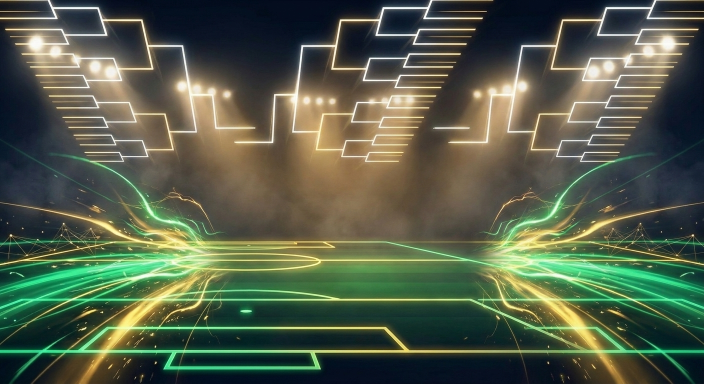
#> input picture assets/brand/video-title.jpg, 1408 x 768 px (shown at 1/2 size)
$ python build_video_assets.py
#> lines starting #> are read from the running program, lines starting #| are printed output that depends on the picture
#!/usr/bin/env python3
"""Mundial — final video asset generator.

Rebuilds every finished 1920x1080 card, transparent overlay, lower-third,
thumbnail, QR code, contact sheet, and the MANIFEST from the raw brand
artwork in assets/brand/. Run from the repo root:

    python3 script/build_video_assets.py

Facts baked into cards were live-verified on 2026-07-12:
  hook        0x51f3d18a574c1DeEC5c04d395573cda9248Dd0C4 (checksummed, code on-chain)
  repo        github.com/Tonyflam/2_okx (public)
  tests       77 passing (forge test), incl. fuzz
  status      DEPLOYED on X Layer (chain 196); source verification PENDING;
              liquidity NOT yet seeded — cards must not overstate either.
"""

import hashlib
import os

import qrcode
from PIL import Image, ImageDraw, ImageFilter, ImageFont

ROOT = os.path.dirname(os.path.dirname(os.path.abspath(__file__)))
BRAND = os.path.join(ROOT, "assets", "brand")
OUT = os.path.join(ROOT, "assets", "video", "ready")
FONT_PATH = os.path.join(ROOT, "assets", "fonts", "SpaceGrotesk-Variable.ttf")

W, H = 1920, 1080
MARGIN = 140  # >=120 px safe margin everywhere
CAPTION_ZONE = 200  # keep critical content above the bottom caption band

NIGHT = (10, 18, 32)
GREEN = (0, 230, 118)
GOLD = (255, 197, 51)
WHITE = (244, 247, 251)
DIM = (154, 168, 190)

HOOK = "0x51f3d18a574c1DeEC5c04d395573cda9248Dd0C4"
REPO = "github.com/Tonyflam/2_okx"
EXPLORER_URL = "https://www.oklink.com/x-layer/address/0x51f3d18a574c1DeEC5c04d395573cda9248Dd0C4"
REPO_URL = "https://github.com/Tonyflam/2_okx"
TEAMS = ["ARGENTINA", "FRANCE", "BRAZIL", "ENGLAND", "SPAIN", "GERMANY", "PORTUGAL", "NETHERLANDS"]


def font(size: int, weight: int = 700) -> ImageFont.FreeTypeFont:
    f = ImageFont.truetype(FONT_PATH, size)
    f.set_variation_by_axes([weight])
    return f


def tracked_width(d: ImageDraw.ImageDraw, text: str, f: ImageFont.FreeTypeFont, tracking: int) -> float:
    return sum(d.textlength(c, font=f) for c in text) + tracking * max(len(text) - 1, 0)


# [12 lines left out: function draw_tracked, not called in this run]


def cover(path: str, w: int = W, h: int = H) -> Image.Image:
    """Scale-and-crop an image to fill w x h."""
#> called with path = 'assets/brand/video-title.jpg', w = 1920, h = 1080
    im = Image.open(path).convert("RGB")
#> im is the input picture: PIL image 1408x768 RGB; mean R, G, B 83.5, 93.5, 73.3
    s = max(w / im.width, h / im.height)
#> s = 1.41
    im = im.resize((round(im.width * s), round(im.height * s)), Image.LANCZOS)
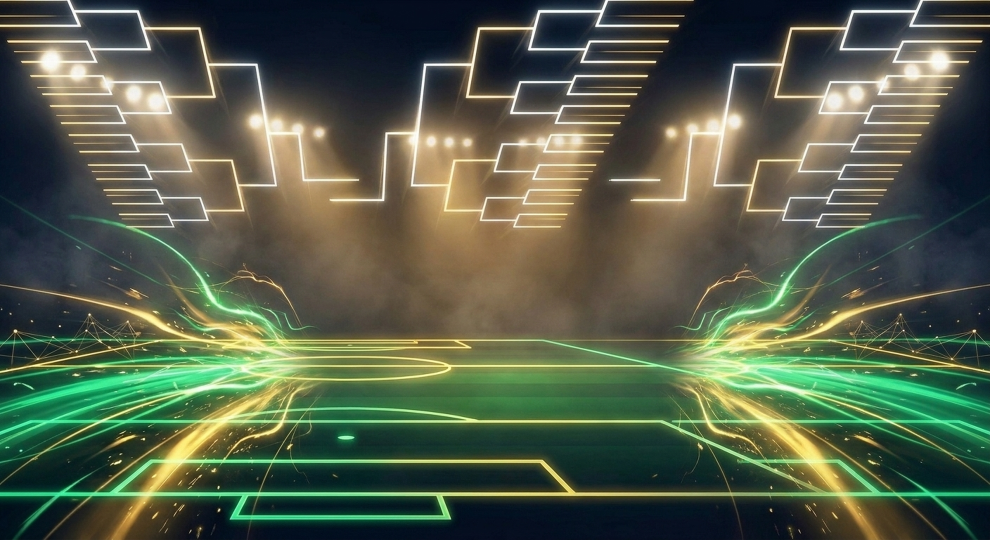
#> im: PIL image 1980x1080 RGB (shown at 1/2 size); mean R, G, B 83.5, 93.5, 73.3
    return im.crop(((im.width - w) // 2, (im.height - h) // 2, (im.width - w) // 2 + w, (im.height - h) // 2 + h))
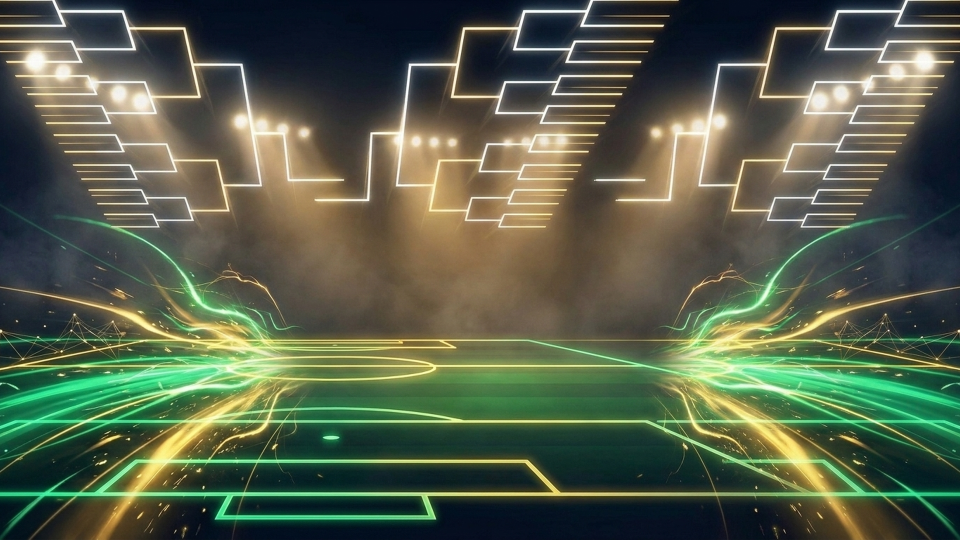
#> returned value: PIL image 1920x1080 RGB (shown at 1/2 size); mean R, G, B 85.4, 95, 74.1


def darken(im: Image.Image, top: float, bottom: float) -> Image.Image:
    """Darken with a vertical gradient towards NIGHT (top/bottom opacities 0..1)."""
#> called with top = 0.45, bottom = 0.7
    grad = Image.new("L", (1, im.height))
    grad.putdata([round(255 * (top + (bottom - top) * y / (im.height - 1))) for y in range(im.height)])
    overlay = Image.new("RGB", im.size, NIGHT)
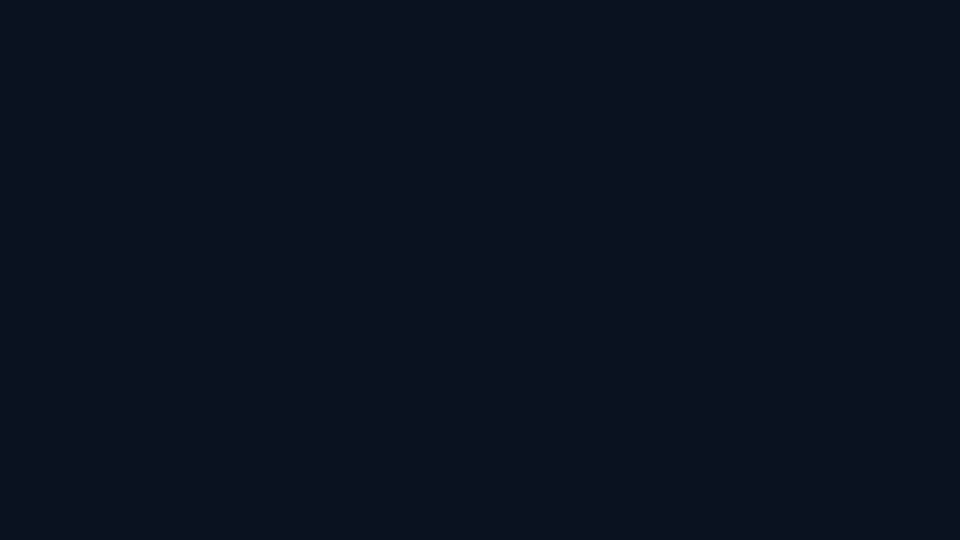
#> overlay: PIL image 1920x1080 RGB (shown at 1/2 size); mean R, G, B 10, 18, 32
    return Image.composite(overlay, im, grad.resize(im.size))
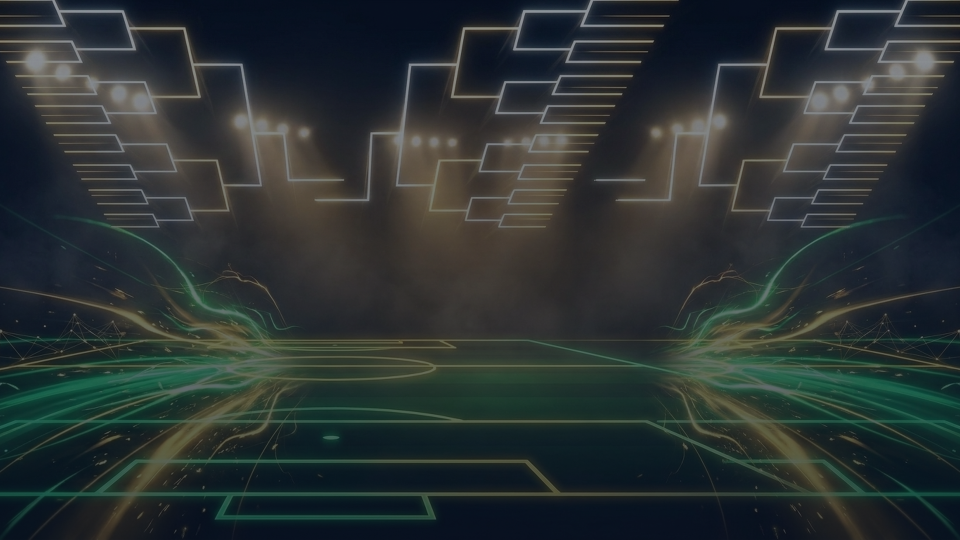
#> returned value: PIL image 1920x1080 RGB (shown at 1/2 size); mean R, G, B 42.8, 50.4, 50.4


def base(bg: str | None, top=0.55, bottom=0.75) -> Image.Image:
    if bg:
        return darken(cover(os.path.join(BRAND, bg)), top, bottom)
    return Image.new("RGB", (W, H), NIGHT)


def rule(d: ImageDraw.ImageDraw, x: int, y: int, w: int = 150, color=GREEN, thick: int = 6):
    d.rectangle([x, y, x + w, y + thick], fill=color)


def kicker(d, y, text, color=GREEN, x=MARGIN, anchor="la"):
    draw_tracked(d, (x, y), text, font(34, 500), color, tracking=14, anchor=anchor)


# [28 lines left out: functions qr_tile, shadow_panel, save, not called in this run]


# ---------------------------------------------------------------- cards ----

def card_00_title():
    im = base("video-title.jpg", 0.45, 0.7)
    d = ImageDraw.Draw(im)
    kicker(d, 330, "UNISWAP V4 HOOK · X LAYER", x=W // 2, anchor="ma")
    draw_tracked(d, (W // 2, 400), "MUNDIAL", font(230, 700), WHITE, tracking=10, anchor="ma")
    rule(d, W // 2 - 75, 700, color=GOLD)
    draw_tracked(d, (W // 2, 740), "THE POOL THAT PLAYS THE WORLD CUP", font(62, 500), GOLD, tracking=6, anchor="ma")
    save(im, "00-title-card.png")


# [249 lines left out: functions card_01_tournament, card_02_mechanic, card_03_score_overlay, card_04_golden_goal, card_05_champion_overlay, card_06_fees and 9 more, not called in this run]


if __name__ == "__main__":
    os.makedirs(OUT, exist_ok=True)
#> (the run stopped early here; a loop or call above may not have finished)
